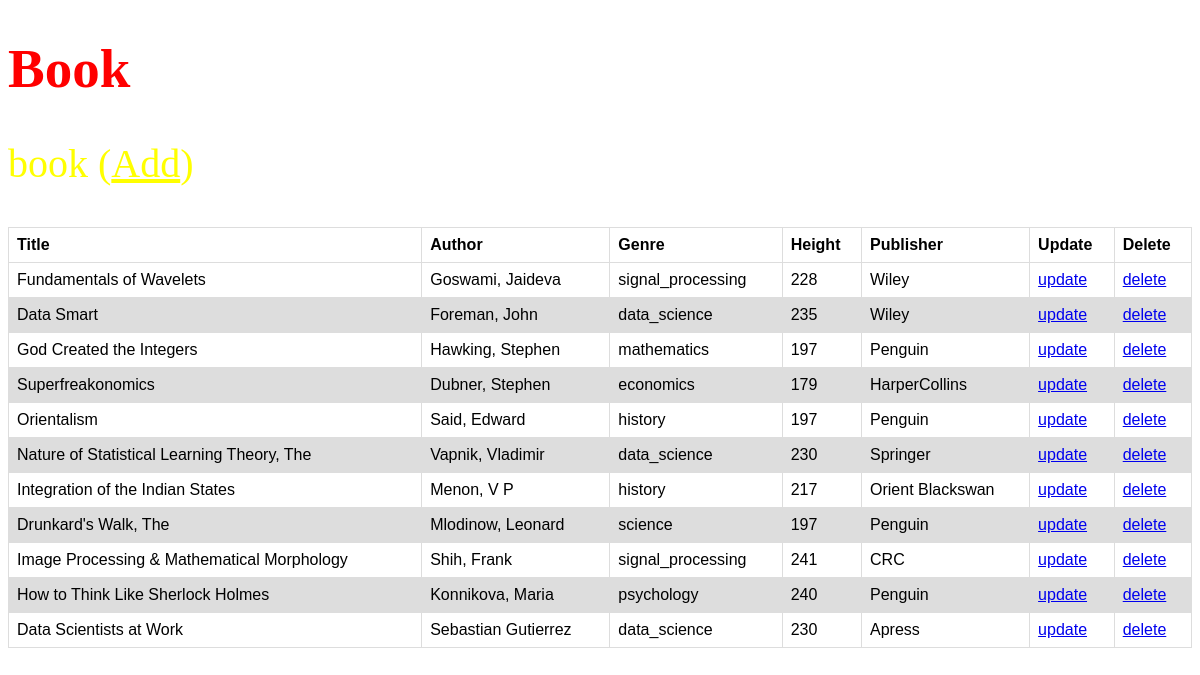
The page / on the database its author committed.
### app.py (models this page shows)
class Books(db.Model):
    __tablename__ = "books"
    title = db.Column(db.String(), primary_key=True)
    author = db.Column(db.String())
    genre = db.Column(db.String())
    height = db.Column(db.Integer())
    publisher = db.Column(db.String())

### app.py (the view)
@app.route('/')
def home():
   return render_template('home.html', books = Books.query.all() )

### templates/home.html (shortened to what this page needs)
<!DOCTYPE html>
<html>
<head>
</head>
<body>
    <h1 style="font-size: 55px; color: red;">Book</h1>
    <p  style="font-size: 40px; color:yellow;">book (<a href="{{ url_for('insert') }}" style="font-size: 40px; color:yellow;">Add</a>)</p>
    <table>
        <thead>
            <tr>
                <th>Title</th>
                <th>Author</th>
                <th>Genre</th>
                <th>Height</th>
                <th>Publisher</th>
                <th>Update</th>
                <th>Delete</th>
            </tr>
        </thead>
        {% for i in books %}
                <tr>
                  <td>{{i.title}}</td>
                  <td>{{i.author}}</td>
                  <td>{{i.genre}}</td>
                  <td>{{i.height}}</td>
                  <td>{{i.publisher}}</td>
                  <td><a href="/update/{{ i.title }}" class="btn btn-success">update</a></td>
                  <td><a href="/delete/{{ i.title }}" class="btn btn-success">delete</a></td>
                </tr>
                {% endfor %}
    </table>
</body>
</html>

### templates/home.html (style rules this page uses)
table { font-family: arial, sans-serif; border-collapse: collapse; width: 100%; background-color: white; border: black; }
td, th { border: 1px solid #dddddd; text-align: left; padding: 8px; }
tr:nth-child(even) { background-color: #dddddd; }
body { background-image: url('https://cutewallpaper.org/21/free-gif-backgrounds/Galaxy-Clouds-Tumblr-Free-Blue-Hipster-Backgrounds-With-Cute-.gif'); background-repeat: no-repeat; background-attachment: fixed; background-size: 100% 100%; position: relative; }

### rows shown on the page
Books: title "Fundamentals of Wavelets", author "Goswami, Jaideva", genre "signal_processing", height "228", publisher "Wiley"
Books: title "Data Smart", author "Foreman, John", genre "data_science", height "235", publisher "Wiley"
Books: title "God Created the Integers", author "Hawking, Stephen", genre "mathematics", height "197", publisher "Penguin"
Books: title "Superfreakonomics", author "Dubner, Stephen", genre "economics", height "179", publisher "HarperCollins"
Books: title "Orientalism", author "Said, Edward", genre "history", height "197", publisher "Penguin"
Books: title "Nature of Statistical Learning Theory, The", author "Vapnik, Vladimir", genre "data_science", height "230", publisher "Springer"
Books: title "Integration of the Indian States", author "Menon, V P", genre "history", height "217", publisher "Orient Blackswan"
Books: title "Drunkard's Walk, The", author "Mlodinow, Leonard", genre "science", height "197", publisher "Penguin"
Books: title "Image Processing & Mathematical Morphology", author "Shih, Frank", genre "signal_processing", height "241", publisher "CRC"
Books: title "How to Think Like Sherlock Holmes", author "Konnikova, Maria", genre "psychology", height "240", publisher "Penguin"
Books: title "Data Scientists at Work", author "Sebastian Gutierrez", genre "data_science", height "230", publisher "Apress"
